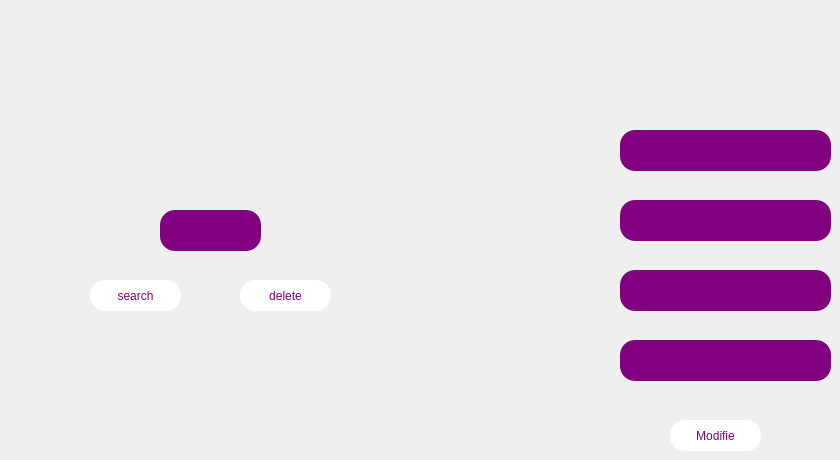
    <widget class="QWidget" name="tab_2">
     <attribute name="title">
      <string>Modifier/Supprimer</string>
     </attribute>
     <widget class="QLineEdit" name="mod_nom">
      <property name="geometry">
       <rect>
        <x>620</x>
        <y>130</y>
        <width>211</width>
        <height>41</height>
       </rect>
      </property>
      <property name="styleSheet">
       <string notr="true">color:white;
background:purple;
border-radius: 15px;</string>
      </property>
      <property name="text">
       <string/>
      </property>
     </widget>
     <widget class="QLineEdit" name="mod_genre">
      <property name="geometry">
       <rect>
        <x>620</x>
        <y>270</y>
        <width>211</width>
        <height>41</height>
       </rect>
      </property>
      <property name="styleSheet">
       <string notr="true">color:white;
background:purple;
border-radius: 15px;</string>
      </property>
      <property name="text">
       <string/>
      </property>
     </widget>
     <widget class="QLineEdit" name="mod_date">
      <property name="geometry">
       <rect>
        <x>620</x>
        <y>340</y>
        <width>211</width>
        <height>41</height>
       </rect>
      </property>
      <property name="styleSheet">
       <string notr="true">color:white;
background:purple;
border-radius: 15px;</string>
      </property>
      <property name="text">
       <string/>
      </property>
     </widget>
     <widget class="QPushButton" name="pushButton_2">
      <property name="geometry">
       <rect>
        <x>670</x>
        <y>420</y>
        <width>91</width>
        <height>31</height>
       </rect>
      </property>
      <property name="styleSheet">
       <string notr="true">color:purple;
background:white;
border-radius: 15px;</string>
      </property>
      <property name="text">
       <string>Modifie</string>
      </property>
     </widget>
     <widget class="QLineEdit" name="supp_salle">
      <property name="geometry">
       <rect>
        <x>160</x>
        <y>210</y>
        <width>101</width>
        <height>41</height>
       </rect>
      </property>
      <property name="styleSheet">
       <string notr="true">color:white;
background:purple;
border-radius: 15px;</string>
      </property>
      <property name="text">
       <string/>
      </property>
     </widget>
     <widget class="QPushButton" name="pushButton_3">
      <property name="geometry">
       <rect>
        <x>90</x>
        <y>280</y>
        <width>91</width>
        <height>31</height>
       </rect>
      </property>
      <property name="styleSheet">
       <string notr="true">color:purple;
background:white;
border-radius: 15px;</string>
      </property>
      <property name="text">
       <string>search</string>
      </property>
     </widget>
     <widget class="QPushButton" name="pushButton_4">
      <property name="geometry">
       <rect>
        <x>240</x>
        <y>280</y>
        <width>91</width>
        <height>31</height>
       </rect>
      </property>
      <property name="styleSheet">
       <string notr="true">color:purple;
background:white;
border-radius: 15px;</string>
      </property>
      <property name="text">
       <string>delete</string>
      </property>
     </widget>
     <widget class="QLineEdit" name="mod_cap">
      <property name="geometry">
       <rect>
        <x>620</x>
        <y>200</y>
        <width>211</width>
        <height>41</height>
       </rect>
      </property>
      <property name="styleSheet">
       <string notr="true">color:white;
background:purple;
border-radius: 15px;</string>
      </property>
      <property name="text">
       <string/>
      </property>
     </widget>
    </widget>
